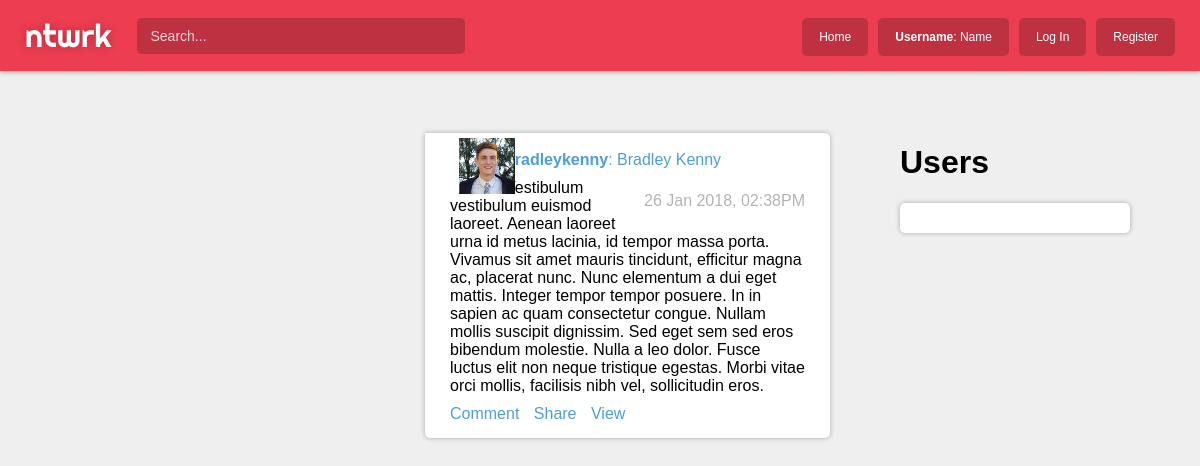
/user/bradleykenny/19/, run on the app's committed database.
### stream/models.py (models this page shows)
class Post(models.Model):
    content = models.TextField(max_length=500)
    posted_by = models.ForeignKey(User, related_name='posts', on_delete=models.CASCADE)
    posted_at = models.DateTimeField(auto_now_add=True)

### stream/views.py (the view)
# urls.py: path('user/<username>/<post_id>/', stream.views.view_post, name='view_post'),
def view_post(request, username, post_id):
	post = Post.objects.get(id=post_id)
	return render(request, 'stream/view_post.html', {'post':post})

### stream/templates/stream/view_post.html (shortened to what this page needs)
{% extends 'base_stream.html' %}
{% load static %}
{% block stream %}
    <div class="card">
        <a href="{% url 'home' %}">
            <img src="{% static 'stream/img/dp/admin.jpg' %}" class="dp">
        </a>
        <a href="{% url 'home' %}">
            <h2><b>{{ post.posted_by.username }}</b>: {{ post.posted_by.first_name }} {{ post.posted_by.last_name }}</h2>
        </a>
        <h3>{{ post.posted_at|date:'d M Y, h:iA' }}</h2>
        <p>{{ post.content }}</p>
        <a href="{% url 'home' %}" class="link">Comment</a>
        <a href="{% url 'home' %}" class="link">Share</a>
        <a href="{% url 'home' %}" class="link">View</a>
    </div>
{% endblock %}

### account/static/account/css/base.css (style rules this page uses)
body { font-family: 'Helvetica'; margin: 0px; padding: 0px; }
a { text-decoration: none; }
.card { padding: 7.5px 15px 14px 15px; background-color: rgba(255, 255, 255, 1); border-radius: 0px 5px 5px 5px; }

### stream/static/stream/css/stream.css (style rules this page uses)
body { margin: 0px 0px 0px 0px; padding: 0px; background-color: #EFEFEF; }
.card { box-shadow: 0 0 5px rgba(0,0,0,0.3); margin: 0px 10px 40px 65px; padding: 5px 25px; position: relative; }
.dp { height: 56px; width: 56px; margin: 0px -10px 0px 9px; float: left; z-index: 0; position: relative; display: inline-block; }
.card h2, .card h3 { display: inline-block; margin-bottom: 10px; font-size: 1em; text-decoration: none; }
.card h2 { color: #4D9DE0; font-weight: normal; }
.card h3 { float: right; margin-top: 13px; font-weight: normal; color: rgba(0,0,0,0.3); }
.card p { margin-top: 0px; margin-bottom: 10px; }
.card .link { display: inline-block; color: #4D9DE0; margin: 0px 10px 10px 0px; }

### data on the page
Post: posted_by.username "bradleykenny", posted_by.first_name "Bradley", posted_by.last_name "Kenny", posted_at "26 Jan 2018, 02:38PM", content "Vestibulum vestibulum euismod laoreet. Aenean laoreet urna id metus lacinia, id tempor massa porta. Vivamus sit amet mauris tincidunt, efficitur magna ac, placerat nunc. Nunc elementum a dui eget mattis. Integer tempor tempor posuere. In in sapien ac quam consectetur congue. Nullam mollis suscipit dignissim. Sed eget sem sed eros bibendum molestie. Nulla a leo dolor. Fusce luctus elit non neque tristique egestas. Morbi vitae orci mollis, facilisis nibh vel, sollicitudin eros."
